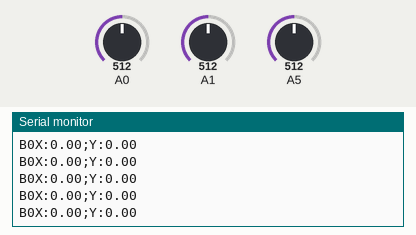
Bench run of a sketch on a simulated Arduino Uno, built with avr-gcc and run on an emulated ATmega328P. On the bench: the last lines printed to the serial monitor. The test bench sets the inputs (shaded band); at power-on: A0 = 512, A1 = 512, A5 = 512.

Above: at 1.2 s.
1.3 s: A0 set to 716
At 1.9 s:
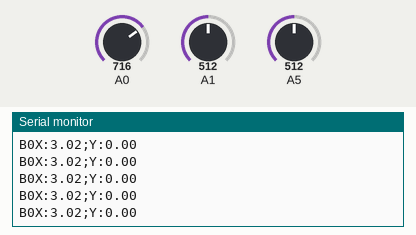
2.8 s: A1 set to 716
At 3.9 s:
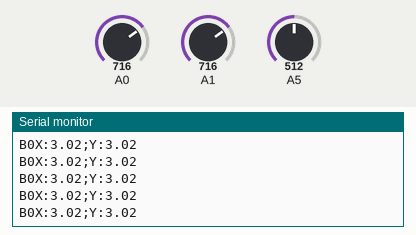
4.3 s: A5 set to 0
At 5.1 s:
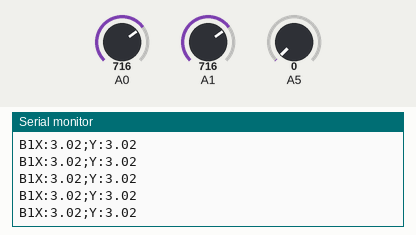
5.8 s: A0 set to 900
At 6.7 s:
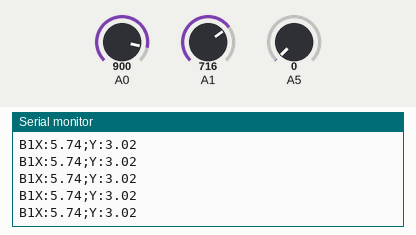
7.3 s: A5 set to 122
At 8.0 s:
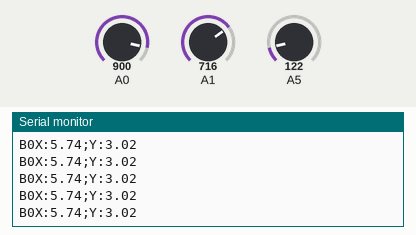
8.8 s: A1 set to 900
At 9.6 s:
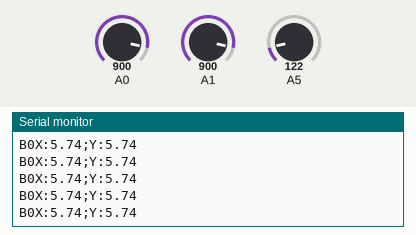
Timing chart, 0 to 11.3 s (numbered marks = the images above; inputs shaded):
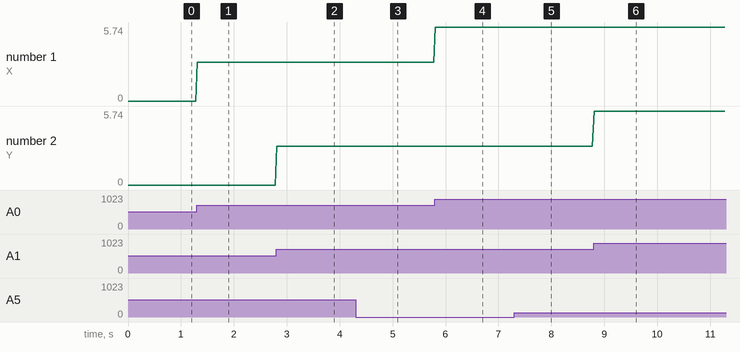

The sketch:

lab4-4-2016-09-28.ino
```cpp
float valueX, valueY;       // variables where we keep our finished values
int restX, restY;           // variables where we keep our cabliration of the accelerometer

int buttonState;            // the state where the button is pressed or not

void setup() {
  Serial.begin(9600);       //setup the serial connection
  //cabilrate the accelerometer
  restX = analogRead(0);    // x-axis
  restY = analogRead(1);    // y-axis
}

void loop() {
  // read the values from the accelerometer
  int val0 = analogRead(0); // x-axis
  int val1 = analogRead(1); // y-axis

  // get an factor by subtracting the rest value from the read value and a constant factor
  valueX = (val0 - restX)/67.584; // X
  valueY = (val1 - restY)/67.584; // Y

  // we were using a pre-assembled proto-shield from university's inventory
  // the accelerometer was connected to the analog pins 0,1,2
  // while there was a button available at analog pin 5, and for some reason,
  // it was connected in a way that when depressed, it sent HIGH signals
  // so if we pressed the button, we'd expect a HIGH state, but we got LOW state instead
  buttonState = analogRead(5) == 0 ? 1 : 0; // read the button state, if pressed (LOW or 0), then it is HIGH

  // Time to output it!
  Serial.print("B");
  Serial.print(buttonState);  // single character only
  Serial.print("X:");         // float number 3-6 characters
  Serial.print(valueX);
  Serial.print(";"); // splitter character for indexOf() in Processing
  Serial.print("Y:");         // float number 3-6 characters
  Serial.print(valueY);
  // The lines above will print a string in this format:
  // B[buttonState]X:[valueX];Y:[valueY]
  // Where the square brackets are where the variables will be placed, and as stated, which.

  Serial.println(""); // We are finished, terminate the string by sending a '\n'

  delay(30); // We don't need to send tons of data to the other end of the serial connection. (Wait 30 ms)
}
```

Measured:
- after the input at 1.3 s, the serial monitor: prints a new line at once (image 1)
- after the input at 2.8 s, the serial monitor: prints a new line at once (image 2)
- after the input at 4.3 s, the serial monitor: prints a new line at once (image 3)
- after the input at 5.8 s, the serial monitor: prints a new line at once (image 4)
- after the input at 7.3 s, the serial monitor: prints a new line at once (image 5)
- after the input at 8.8 s, the serial monitor: prints a new line at once (image 6)
- plotted number 1: 0 → 3.02 after the input at 1.3 s, 3.02 → 5.74 after the input at 5.8 s
